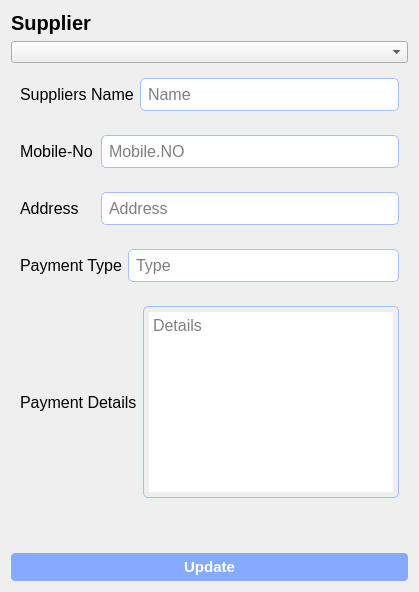
                    <widget class="QWidget" name="page_11">
                     <layout class="QVBoxLayout" name="verticalLayout_23">
                      <item>
                       <widget class="QLabel" name="label_86">
                        <property name="font">
                         <font>
                          <pointsize>15</pointsize>
                          <weight>75</weight>
                          <bold>true</bold>
                         </font>
                        </property>
                        <property name="text">
                         <string>Supplier</string>
                        </property>
                       </widget>
                      </item>
                      <item>
                       <widget class="QComboBox" name="comboBox_6"/>
                      </item>
                      <item>
                       <widget class="QWidget" name="widget_54" native="true">
                        <layout class="QHBoxLayout" name="horizontalLayout_52">
                         <item>
                          <widget class="QLabel" name="label_63">
                           <property name="sizePolicy">
                            <sizepolicy hsizetype="Expanding" vsizetype="Preferred">
                             <horstretch>2</horstretch>
                             <verstretch>0</verstretch>
                            </sizepolicy>
                           </property>
                           <property name="font">
                            <font>
                             <pointsize>12</pointsize>
                            </font>
                           </property>
                           <property name="text">
                            <string>Suppliers Name</string>
                           </property>
                          </widget>
                         </item>
                         <item>
                          <widget class="QLineEdit" name="lineEdit_36">
                           <property name="sizePolicy">
                            <sizepolicy hsizetype="Expanding" vsizetype="Fixed">
                             <horstretch>8</horstretch>
                             <verstretch>0</verstretch>
                            </sizepolicy>
                           </property>
                           <property name="font">
                            <font>
                             <pointsize>12</pointsize>
                            </font>
                           </property>
                           <property name="styleSheet">
                            <string notr="true">border-radius: 5px;
border: 1px solid rgb(162, 192, 255);
padding: 5px;</string>
                           </property>
                           <property name="placeholderText">
                            <string>Name</string>
                           </property>
                          </widget>
                         </item>
                        </layout>
                       </widget>
                      </item>
                      <item>
                       <widget class="QWidget" name="widget_58" native="true">
                        <layout class="QHBoxLayout" name="horizontalLayout_53">
                         <item>
                          <widget class="QLabel" name="label_64">
                           <property name="sizePolicy">
                            <sizepolicy hsizetype="Expanding" vsizetype="Preferred">
                             <horstretch>2</horstretch>
                             <verstretch>0</verstretch>
                            </sizepolicy>
                           </property>
                           <property name="font">
                            <font>
                             <pointsize>12</pointsize>
                            </font>
                           </property>
                           <property name="styleSheet">
                            <string notr="true"/>
                           </property>
                           <property name="text">
                            <string>Mobile-No</string>
                           </property>
                          </widget>
                         </item>
                         <item>
                          <widget class="QLineEdit" name="lineEdit_37">
                           <property name="sizePolicy">
                            <sizepolicy hsizetype="Expanding" vsizetype="Fixed">
                             <horstretch>8</horstretch>
                             <verstretch>0</verstretch>
                            </sizepolicy>
                           </property>
                           <property name="font">
                            <font>
                             <pointsize>12</pointsize>
                            </font>
                           </property>
                           <property name="styleSheet">
                            <string notr="true">border-radius: 5px;
border: 1px solid rgb(162, 192, 255);
padding: 5px;</string>
                           </property>
                           <property name="placeholderText">
                            <string>Mobile.NO</string>
                           </property>
                          </widget>
                         </item>
                        </layout>
                       </widget>
                      </item>
                      <item>
                       <widget class="QWidget" name="widget_59" native="true">
                        <layout class="QHBoxLayout" name="horizontalLayout_54">
                         <item>
                          <widget class="QLabel" name="label_65">
                           <property name="sizePolicy">
                            <sizepolicy hsizetype="Expanding" vsizetype="Preferred">
                             <horstretch>2</horstretch>
                             <verstretch>0</verstretch>
                            </sizepolicy>
                           </property>
                           <property name="font">
                            <font>
                             <pointsize>12</pointsize>
                            </font>
                           </property>
                           <property name="text">
                            <string>Address</string>
                           </property>
                          </widget>
                         </item>
                         <item>
                          <widget class="QLineEdit" name="lineEdit_39">
                           <property name="sizePolicy">
                            <sizepolicy hsizetype="Expanding" vsizetype="Fixed">
                             <horstretch>8</horstretch>
                             <verstretch>0</verstretch>
                            </sizepolicy>
                           </property>
                           <property name="font">
                            <font>
                             <pointsize>12</pointsize>
                            </font>
                           </property>
                           <property name="styleSheet">
                            <string notr="true">border-radius: 5px;
border: 1px solid rgb(162, 192, 255);
padding: 5px;
</string>
                           </property>
                           <property name="placeholderText">
                            <string>Address</string>
                           </property>
                          </widget>
                         </item>
                        </layout>
                       </widget>
                      </item>
                      <item>
                       <widget class="QWidget" name="widget_61" native="true">
                        <layout class="QHBoxLayout" name="horizontalLayout_56">
                         <item>
                          <widget class="QLabel" name="label_67">
                           <property name="sizePolicy">
                            <sizepolicy hsizetype="Expanding" vsizetype="Preferred">
                             <horstretch>2</horstretch>
                             <verstretch>0</verstretch>
                            </sizepolicy>
                           </property>
                           <property name="font">
                            <font>
                             <pointsize>12</pointsize>
                            </font>
                           </property>
                           <property name="text">
                            <string>Payment Type</string>
                           </property>
                          </widget>
                         </item>
                         <item>
                          <widget class="QLineEdit" name="lineEdit_42">
                           <property name="sizePolicy">
                            <sizepolicy hsizetype="Expanding" vsizetype="Fixed">
                             <horstretch>8</horstretch>
                             <verstretch>0</verstretch>
                            </sizepolicy>
                           </property>
                           <property name="font">
                            <font>
                             <pointsize>12</pointsize>
                            </font>
                           </property>
                           <property name="styleSheet">
                            <string notr="true">border-radius: 5px;
border: 1px solid rgb(162, 192, 255);
padding: 5px;</string>
                           </property>
                           <property name="placeholderText">
                            <string>Type</string>
                           </property>
                          </widget>
                         </item>
                        </layout>
                       </widget>
                      </item>
                      <item>
                       <widget class="QWidget" name="widget_60" native="true">
                        <layout class="QHBoxLayout" name="horizontalLayout_55">
                         <item>
                          <widget class="QLabel" name="label_66">
                           <property name="sizePolicy">
                            <sizepolicy hsizetype="Expanding" vsizetype="Preferred">
                             <horstretch>2</horstretch>
                             <verstretch>0</verstretch>
                            </sizepolicy>
                           </property>
                           <property name="font">
                            <font>
                             <pointsize>12</pointsize>
                            </font>
                           </property>
                           <property name="text">
                            <string>Payment Details</string>
                           </property>
                          </widget>
                         </item>
                         <item>
                          <widget class="QTextEdit" name="textEdit_3">
                           <property name="sizePolicy">
                            <sizepolicy hsizetype="Expanding" vsizetype="Fixed">
                             <horstretch>8</horstretch>
                             <verstretch>0</verstretch>
                            </sizepolicy>
                           </property>
                           <property name="font">
                            <font>
                             <pointsize>12</pointsize>
                            </font>
                           </property>
                           <property name="styleSheet">
                            <string notr="true">border-radius: 5px;
border: 1px solid rgb(162, 192, 255);
padding: 5px;</string>
                           </property>
                           <property name="placeholderText">
                            <string>Details</string>
                           </property>
                          </widget>
                         </item>
                        </layout>
                       </widget>
                      </item>
                      <item>
                       <spacer name="verticalSpacer_28">
                        <property name="orientation">
                         <enum>Qt::Vertical</enum>
                        </property>
                        <property name="sizeHint" stdset="0">
                         <size>
                          <width>20</width>
                          <height>40</height>
                         </size>
                        </property>
                       </spacer>
                      </item>
                      <item>
                       <widget class="QPushButton" name="pushButton_39">
                        <property name="styleSheet">
                         <string notr="true">background-color: rgb(133, 170, 255);
font-size: 15px;
padding: 5px;
color: white;
font-weight: bold;
border-radius: 4px;</string>
                        </property>
                        <property name="text">
                         <string>Update</string>
                        </property>
                       </widget>
                      </item>
                     </layout>
                    </widget>
